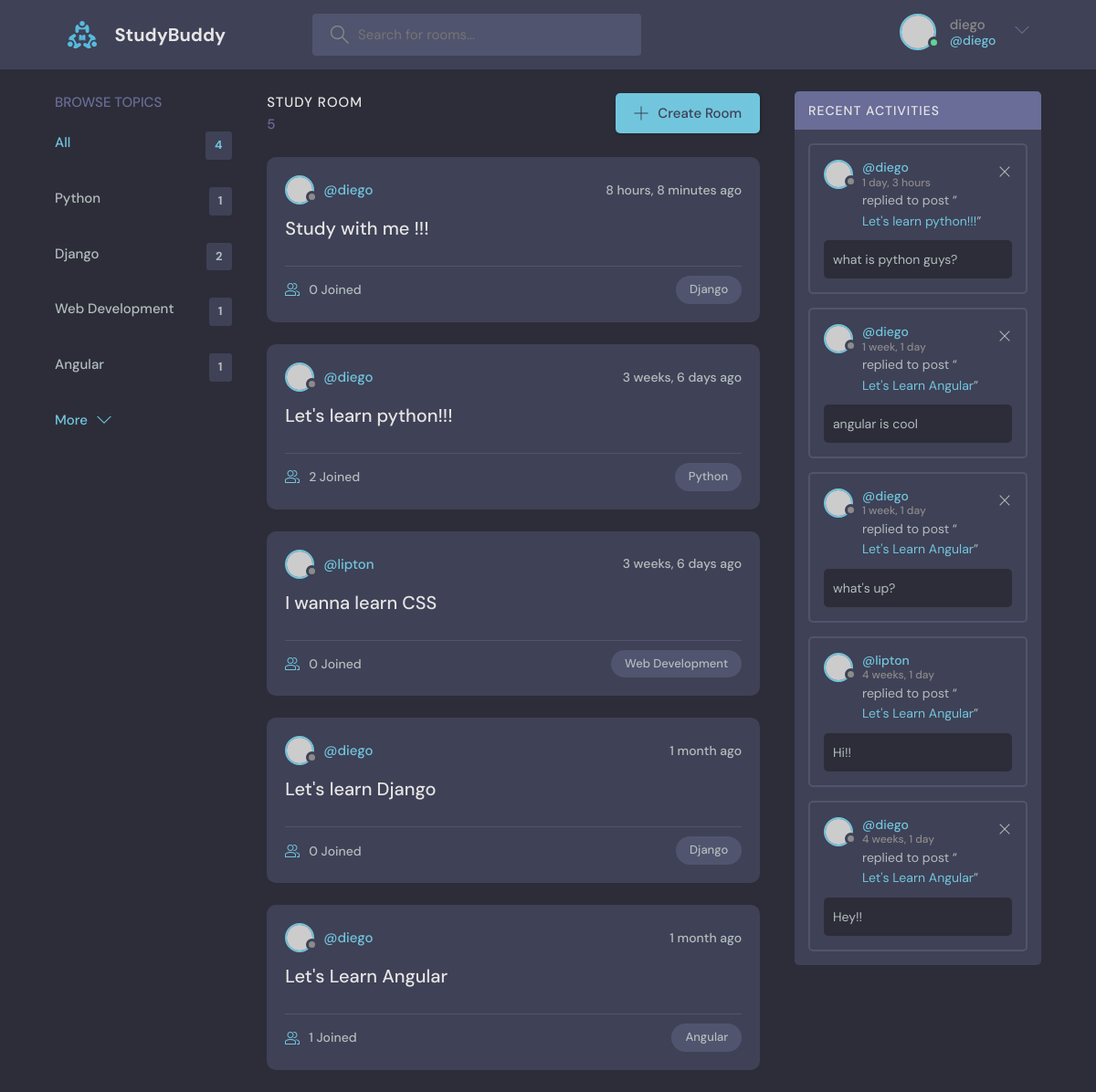
The app's page / (signed in) with its own data.
### base/models.py (models this page shows, shortened)
class Topic(models.Model):
    name = models.CharField(max_length=200)

class Room(models.Model):
    host = models.ForeignKey(User, on_delete=models.SET_NULL, null= True)
    topic = models.ForeignKey(Topic, on_delete=models.SET_NULL, null= True)
    name = models.CharField(max_length=200)
    description = models.TextField(null = True, blank= True)
    participants =  models.ManyToManyField(User, related_name='participants', blank=True)
    updated = models.DateTimeField(auto_now=True)
    created = models.DateTimeField(auto_now_add=True)
    class Meta:
        ordering = ['-updated', '-created']
    def __str__(self):
        return self.name

class Message(models.Model):
    user = models.ForeignKey(User, on_delete=models.CASCADE)
    room = models.ForeignKey(Room, on_delete=models.CASCADE)
    body = models.TextField()
    updated = models.DateTimeField(auto_now=True)
    created = models.DateTimeField(auto_now_add=True)
    class Meta:
        ordering = ['-updated', '-created']

### base/views.py (the view)
# urls.py: path('', views.home, name="home"),
def home(request):
    q = request.GET.get('q') if request.GET.get('q') != None else ''
    rooms = Room.objects.filter(Q(topic__name__icontains=q) |
                                Q(name__icontains=q) |
                                Q(description__icontains=q))
    topics = Topic.objects.all()
    room_messages = Message.objects.filter(Q(room__name__icontains=q))
    room_count= rooms.count()
    context ={'rooms':rooms,
              'topics': topics,
              'room_count': room_count,
              'room_messages': room_messages}
    return render(request, 'base/home.html', context)

### base/templates/base/home.html (shortened to what this page needs)
{% extends 'main.html' %}
{% block content %}
<main class="layout layout--3">
      <div class="container">
        {% include "base/topic_component.html" %}
        <div class="roomList">
          <div class="roomList__header">
            <div>
              <h2>Study Room</h2>
              <p>{{rooms.count}}</p>
            </div>
            <a class="btn btn--main" href="create-room.html">
              <svg version="1.1" xmlns="http://www.w3.org/2000/svg" width="32" height="32" viewBox="0 0 32 32">
                <title>add</title>
                <path
                  d="M16.943 0.943h-1.885v14.115h-14.115v1.885h14.115v14.115h1.885v-14.115h14.115v-1.885h-14.115v-14.115z"
                ></path>
              </svg>
              Create Room
            </a>
          </div>
          {% include "base/feed_component.html" %}
        </div>
        {% include "base/activity_component.html" %}
      </div>
    </main>
    {% endblock %}

### templates/navbar.html (shortened to what this page needs)
{% load static %}
<header class="header header--loggedIn">
    <div class="container">
      <a href=" {% url 'home' %} " class="header__logo">
        <img src="{% static 'images/logo.svg' %}" />
        <h1>StudyBuddy</h1>
      </a>
      <form class="header__search" method="GET" action=" {% url 'home' %} ">
        <label>
          <input name="q" placeholder="Search for rooms..." />
        </label>
      </form>
      <nav class="header__menu">
        {% if request.user.is_authenticated %}
        <div class="header__user">
          <a href="profile.html">
            <div class="avatar avatar--medium active">
              <img src="https://randomuser.me/api/portraits/men/37.jpg" />
            </div>
            <p> {{request.user.username}} <span>@{{request.user.username}}</span></p>
          </a>
          <button class="dropdown-button">
            <svg version="1.1" xmlns="http://www.w3.org/2000/svg" width="32" height="32" viewBox="0 0 32 32">
              <title>chevron-down</title>
              <path d="M16 21l-13-13h-3l16 16 16-16h-3l-13 13z"></path>
            </svg>
          </button>
        </div>
        {% else %}
        <a href="{% url 'login' %}">
            <img src="{% static 'images/avatar.svg' %}" />
            <p>Login</p>
          </a>
        {% endif %}
      </nav>
    </div>
  </header>

### base/templates/base/topic_component.html
<div class="topics">
    <div class="topics__header">
      <h2>Browse Topics</h2>
    </div>
    <ul class="topics__list">
      <li>
        <a href=" {% url 'home' %} " class="active">All <span>{{topics.count}}</span></a>
      </li>
      {% for topic in topics %}
      <li>
        <a href="{%url 'home'%}?q={{topic.name}}">{{topic.name}} <span>{{topic.room_set.all.count}}</span></a>
      </li>
      {% endfor %}
    </ul>
    <a class="btn btn--link" href="topics.html">
      More
      <svg version="1.1" xmlns="http://www.w3.org/2000/svg" width="32" height="32" viewBox="0 0 32 32">
        <title>chevron-down</title>
        <path d="M16 21l-13-13h-3l16 16 16-16h-3l-13 13z"></path>
      </svg>
    </a>
  </div>

### base/templates/base/feed_component.html (shortened to what this page needs)
{% for room in rooms %}
<div class="roomListRoom">
            <div class="roomListRoom__header">
              <a href=" {% url 'user-profile' room.host.id %} " class="roomListRoom__author">
                <div class="avatar avatar--small">
                  <img src="https://randomuser.me/api/portraits/women/11.jpg" />
                </div>
                <span>@{{room.host.username}}</span>
              </a>
              <div class="roomListRoom__actions">
                <span>{{room.created|timesince}} ago</span>
              </div>
            </div>
            <div class="roomListRoom__content">
              <a href="{%url 'room' room.id %}">{{room.name}}</a>
            </div>
            <div class="roomListRoom__meta">
              <a href="{%url 'room' room.id %}" class="roomListRoom__joined">
                {{room.participants.all.count}} Joined
              </a>
              <p class="roomListRoom__topic">{{room.topic.name}}</p>
            </div>
          </div>
{% endfor %}

### base/templates/base/activity_component.html
<div class="activities">
    <div class="activities__header">
      <h2>Recent Activities</h2>
    </div>
    {% for message in room_messages %}
    <div class="activities__box">
      <div class="activities__boxHeader roomListRoom__header">
        <a href="{% url 'user-profile' message.user.id %}" class="roomListRoom__author">
          <div class="avatar avatar--small">
            <img src="https://randomuser.me/api/portraits/women/11.jpg" />
          </div>
          <p>
            @{{message.user}}
            <span>{{message.created|timesince}}</span>
          </p>
        </a>
        {% if request.user == message.user %}
        <div class="roomListRoom__actions">
          <a href=" {% url 'delete-message' message.id %} ">
            <svg version="1.1" xmlns="http://www.w3.org/2000/svg" width="32" height="32" viewBox="0 0 32 32">
              <title>remove</title>
              <path
                d="M27.314 6.019l-1.333-1.333-9.98 9.981-9.981-9.981-1.333 1.333 9.981 9.981-9.981 9.98 1.333 1.333 9.981-9.98 9.98 9.98 1.333-1.333-9.98-9.98 9.98-9.981z"
              ></path>
            </svg>
          </a>
        </div>
        {% endif %}
      </div>
      <div class="activities__boxContent">
        <p>replied to post “<a href="{%url 'room' message.room.id %}"> {{message.room}} </a>”</p>
        <div class="activities__boxRoomContent">
          {{message.body}}
        </div>
      </div>
    </div>
    {% endfor %}
  </div>

### records on screen
Topic: name "Python", room_set.all.count "1"
Topic: name "Django", room_set.all.count "2"
Topic: name "Web Development", room_set.all.count "1"
Topic: name "Angular", room_set.all.count "1"
Room: host.username "diego", created "8 hours, 8 minutes", name "Study with me !!!", participants.all.count "0", topic.name "Django"
Room: host.username "diego", created "3 weeks, 6 days", name "Let's learn python!!!", participants.all.count "2", topic.name "Python"
Room: host.username "lipton", created "3 weeks, 6 days", name "I wanna learn CSS", participants.all.count "0", topic.name "Web Development"
Room: host.username "diego", created "1 month", name "Let's learn Django", participants.all.count "0", topic.name "Django"
Room: host.username "diego", created "1 month", name "Let's Learn Angular", participants.all.count "1", topic.name "Angular"
Message: user "diego", created "1 day, 3 hours", room "Let's learn python!!!", body "what is python guys?"
Message: user "diego", created "1 week, 1 day", room "Let's Learn Angular", body "angular is cool"
Message: user "diego", created "1 week, 1 day", room "Let's Learn Angular", body "what's up?"
Message: user "lipton", created "4 weeks, 1 day", room "Let's Learn Angular", body "Hi!!"
Message: user "diego", created "4 weeks, 1 day", room "Let's Learn Angular", body "Hey!!"

### other values on screen
{{ request.user.username }} "diego"
{{ topics.count }} "4"
{{ rooms.count }} "5"
